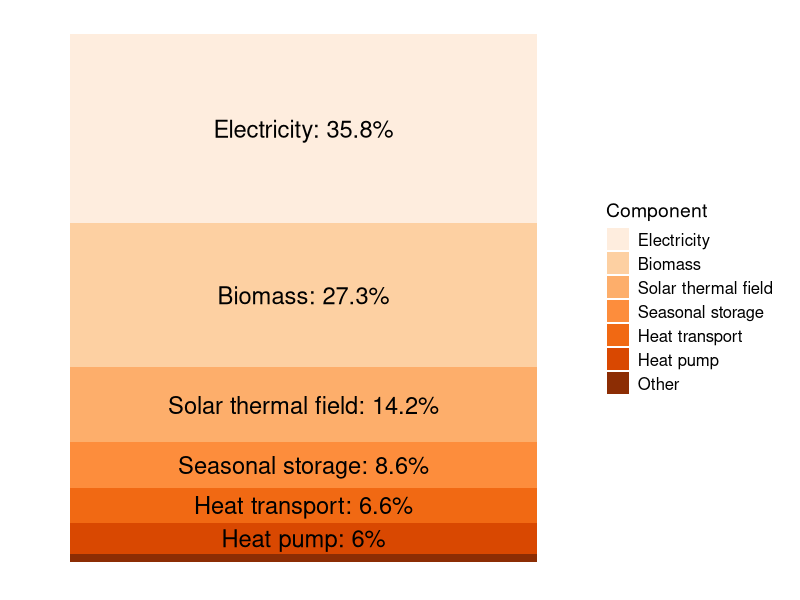
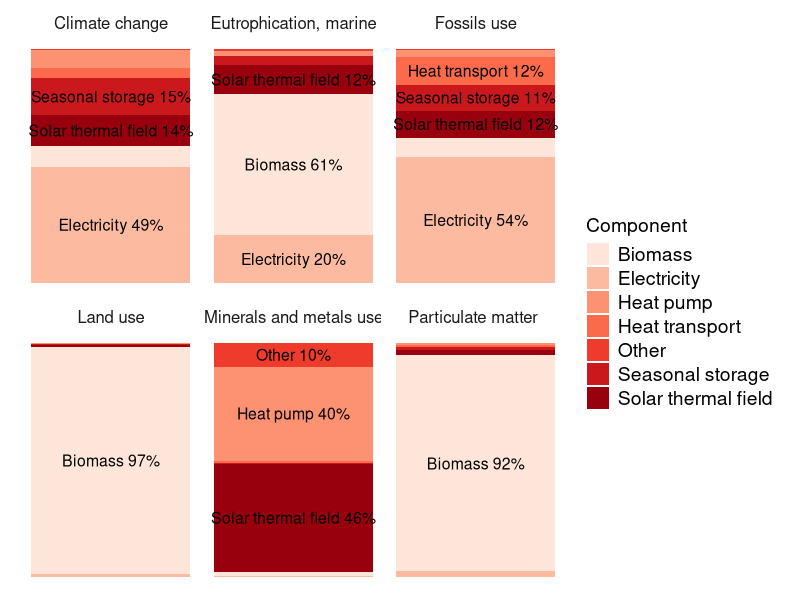
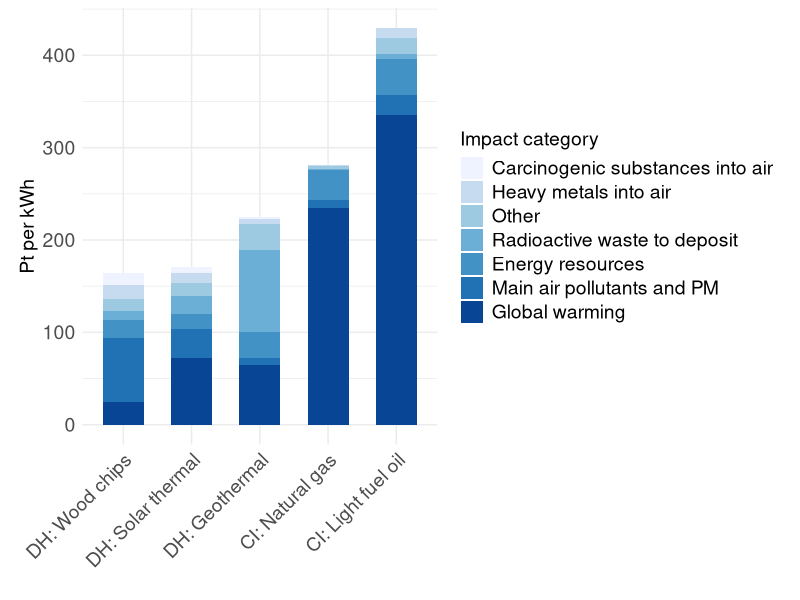
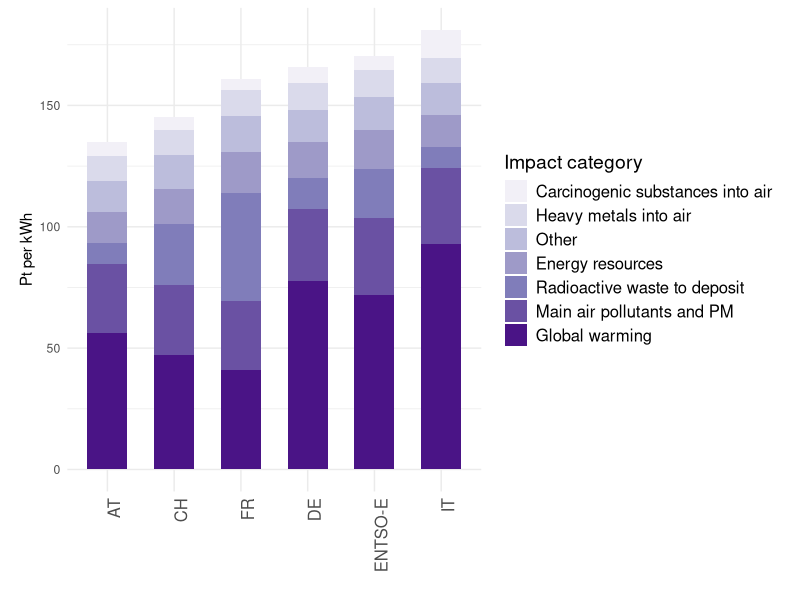
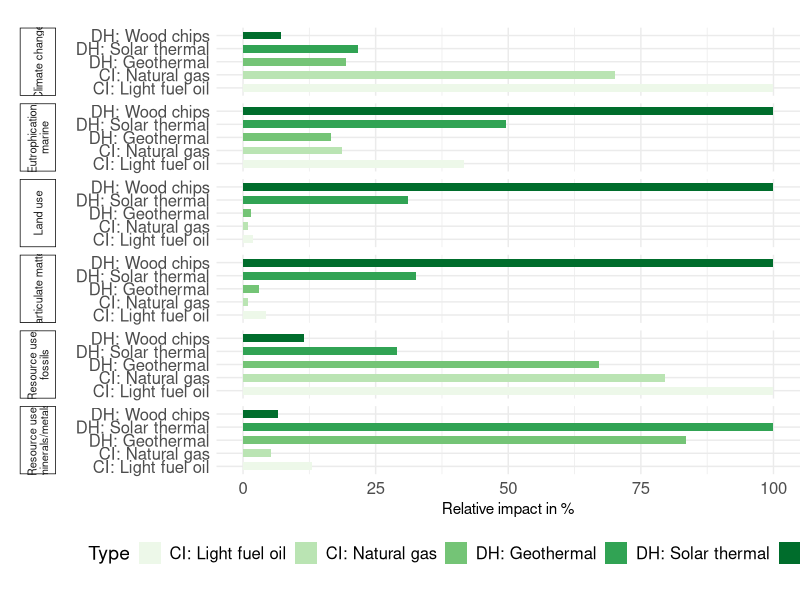
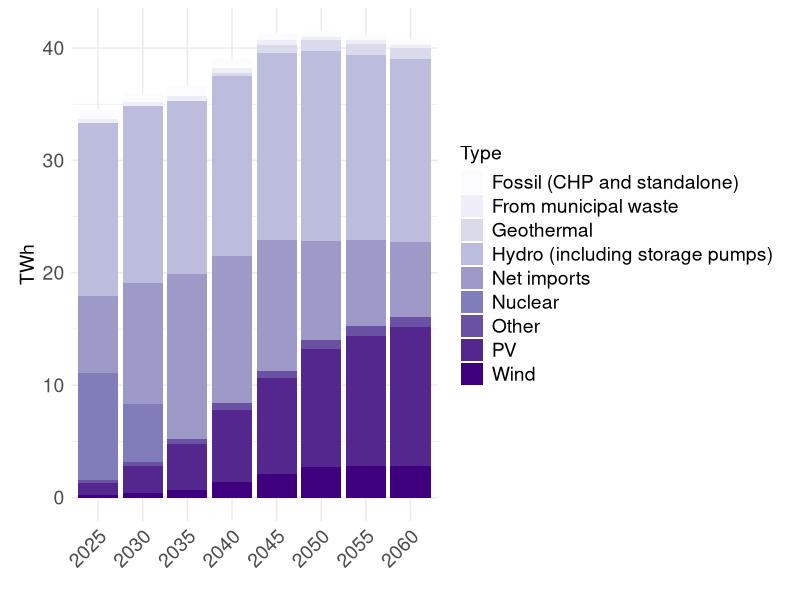
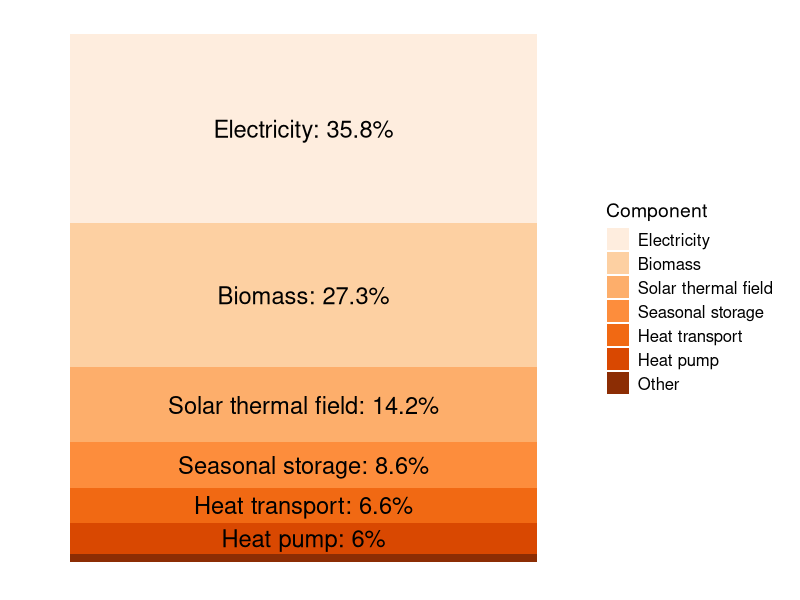
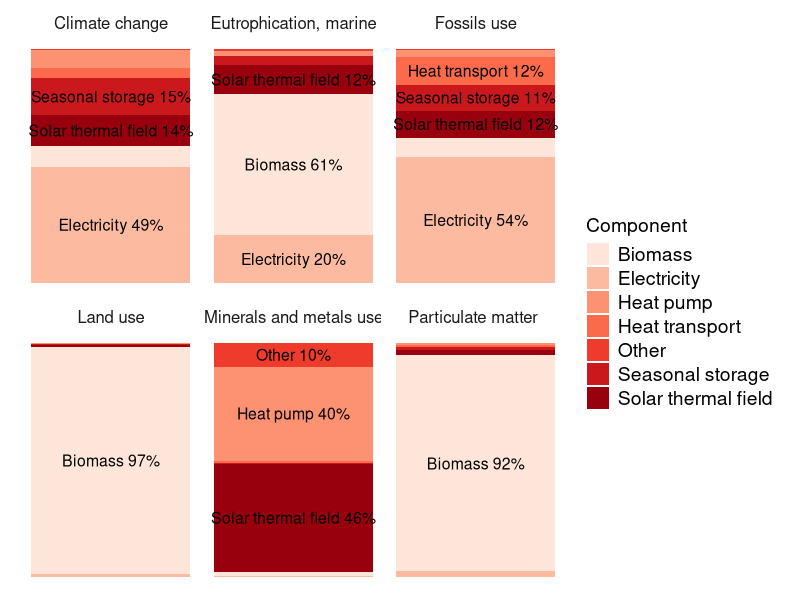

These figures' R source, in order:
## ---- chunk 1
library(readr)
library(tidyr)
library(ggplot2)
library(dplyr)
library(stringr)
library(RColorBrewer)
library(ggrepel)
## ---- chunk 2
data <- read_delim("data/PWRG 1 Elke Michlmayr_ Result data for charts - Fig 3 final.csv")

data$Component <- factor(data$Component, levels = data$Component[order(data$Value, decreasing = TRUE)])

data$percentage <- data$Value / sum(data$Value) * 100
data$label <- ifelse(data$percentage >= 5, 
                     paste0(data$Component, ": ", round(data$percentage, 1), "%"), 
                     data$label <- ifelse(data$percentage >= 5, 
                                          paste0(round(data$percentage, 1), "%"), 
                                          ""))

# Create the pie chart without the circle outline
ggplot(data, aes(x = "", y = Value, fill = Component)) +
  geom_bar(stat = "identity", width = 1) +
  #coord_polar(theta = "y") +  # Converts bar chart to pie chart
  theme_minimal() +
  theme(axis.text.x = element_blank(),  # Hide x-axis labels
        axis.title.x = element_blank(),  # Hide x-axis title
        axis.text.y = element_blank(),  # Hide y-axis labels
        axis.title.y = element_blank(),  # Hide y-axis title
        axis.ticks = element_blank(),    # Remove axis ticks
        panel.grid = element_blank(),    # Remove grid lines
        panel.border = element_blank(),
        legend.title = element_text(size = 14),  # Title of the legend
        legend.text = element_text(size = 12),    # Items in the legend
        plot.margin = unit(c(0.2, 0.5, 0.2, 0.5), "cm")  # top, right, bottom, left
        ) +
  geom_text(aes(label = label), 
            position = position_stack(vjust = 0.5),
            hjust = 0.5,
            size = 6
            ) +
  scale_fill_brewer(palette = "Oranges")
ggsave("img/pwrg_solar_network_bar.png")
## ---- chunk 3
ef_level1 <- read_delim("data/PWRG 1 Elke Michlmayr_ Result data for charts - Fig 4 final.csv")[1:7, ]
long_ef_level1 <- pivot_longer(ef_level1, cols = -c("Component"), names_to = "Damage category", values_to = "Value")

df_ef <- long_ef_level1 |>
  group_by(`Damage category`) |>
  mutate(
    fraction = Value / sum(Value),
    ymax = cumsum(fraction),
    ymin = lag(ymax, default = 0),
    label_pos = (ymax + ymin) / 2,
    label = ifelse(fraction >= 0.1, paste0(Component, " ", round(fraction * 100), "%"), "")
  )

ggplot(df_ef, aes(ymax = ymax, ymin = ymin, xmax = 4, xmin = 3, fill = Component)) +
  geom_rect() +
  geom_text(aes(x = 3.5, y = label_pos, label = label), size = 4) +
  #coord_polar(theta = "y") +
  facet_wrap(~`Damage category`) +
  theme_minimal() +
  theme(axis.text.x = element_blank(),  # Hide x-axis labels
        axis.title.x = element_blank(),  # Hide x-axis title
        axis.text.y = element_blank(),  # Hide y-axis labels
        axis.title.y = element_blank(),  # Hide y-axis title        
        axis.ticks = element_blank(),    # Remove axis ticks
        plot.margin = unit(c(0.2, 0.5, 0.2, 0.5), "cm"),  # top, right, bottom, left
        legend.title = element_text(size = 14),  # Title of the legend
        legend.text = element_text(size = 14),    # Items in the legend
        strip.text = element_text(size = 12),
        panel.grid = element_blank(),    # Remove grid lines
        panel.border = element_blank())  + # Remove border
  scale_fill_brewer(palette = "Reds")
ggsave("img/pwrg_solar_ef_network_bar_faceted.png")
## ---- chunk 4
es <- read_delim("data/PWRG 1 Elke Michlmayr_ Result data for charts - Fig 5 final.csv")[1:7, ]

long_es <- pivot_longer(es, cols = -c("Impact category"), names_to = "Type", values_to = "Value")

long_es <- long_es |>
  mutate(
    Type = ifelse(Type == "DH: Geothermal heat pump", "DH: Geothermal", Type),
  )

long_es_ordered <- long_es |>
  group_by(Type) |>
  summarise(total = sum(Value)) |>
  arrange(total) |>
  pull(Type)
long_es$Type <- factor(long_es$Type, levels = long_es_ordered)

ggplot(long_es, aes(x = Type, y = Value, fill = reorder(`Impact category`, Value))) +
  geom_bar(stat = "identity", width = 0.6) +  # Use 'identity' to plot actual values
  labs(x = "",
       y = "Pt per kWh",
       fill = "Impact category") +
  scale_fill_brewer(palette = "Blues") +
  theme_minimal() +
  theme(
        legend.title = element_text(size = 14),  # Title of the legend
        legend.text = element_text(size = 14),    # Items in the legend
        plot.margin = unit(c(0.2, 0.5, 0.2, 0.5), "cm"),  # top, right, bottom, left
        axis.text.x = element_text(angle = 45, hjust = 1, size = 14),
        axis.title.y = element_text(size = 14),
        axis.text.y = element_text(size = 14),
        )
ggsave("img/pwrg_solar_es_single_score.png")
## ---- chunk 5
es <- read_delim("data/PWRG results solar - electricity sensitivity - edit.csv")[1:7, ]

long_es <- pivot_longer(es, cols = -c("Impact category"), names_to = "Type", values_to = "Value")

long_es <- long_es |>
  mutate(
    Type = ifelse(Type == "DH: Geothermal heat pump", "DH: Geothermal", Type),
  )

long_es_ordered <- long_es |>
  group_by(Type) |>
  summarise(total = sum(Value)) |>
  arrange(total) |>
  pull(Type)
long_es$Type <- factor(long_es$Type, levels = long_es_ordered)

ggplot(long_es, aes(x = Type, y = Value, fill = reorder(`Impact category`, Value))) +
  geom_bar(stat = "identity", width = 0.6) +  # Use 'identity' to plot actual values
  labs(x = "",
       y = "Pt per kWh",
       fill = "Impact category") +
  scale_fill_brewer(palette = "Purples") +
  theme_minimal() +
  theme(
        legend.title = element_text(size = 14),  # Title of the legend
        legend.text = element_text(size = 12),    # Items in the legend
        plot.margin = unit(c(0.2, 0.5, 0.2, 0.5), "cm"),  # top, right, bottom, left
        axis.text.x = element_text(angle = 90, hjust = 1, size = 12)
        )
ggsave("img/pwrg_elec_sens.png")
## ---- chunk 6
ef <- read_delim("data/PWRG results solar - EF damage assessment.csv")[1:15, ]

long_ef <- pivot_longer(ef, cols = -c("Damage category", "Unit"), names_to = "Type", values_to = "Value")

long_ef_normalized <- long_ef |>
  filter(`Damage category` %in% c("Climate change", "Particulate matter", "Eutrophication, marine", "Land use", "Resource use, minerals/metals", "Resource use, fossils")) |>  
  group_by(`Damage category`) |>
  mutate(
    pct = Value / max(Value) * 100,
    Type = ifelse(Type == "DH: Geothermal heat pump", "DH: Geothermal", Type),
  )
long_ef_normalized$`Damage category` <- str_wrap(long_ef_normalized$`Damage category`, width = 20)
ggplot(long_ef_normalized, aes(x = Type, y = pct, fill = Type)) +
  geom_col(width = 0.6) +
  facet_grid(rows = vars(`Damage category`), switch = "y") +
  labs(
    x = "",
    y = "Relative impact in %",
  ) +
  theme_minimal() +
  theme(
    strip.placement = "outside",
    strip.text.y.left = element_text(angle = 90, size = 8, hjust = 0.5, vjust = 0.5), 
    strip.switch.pad.grid = unit(0.5, "cm"),
    plot.margin = margin(20, 0, 20, 0),
    strip.background = element_rect(color = "black", linewidth = 0.5),
    axis.text.x = element_text(size = 12),
    axis.text.y = element_text(size = 12),
    legend.position = "bottom",
    legend.title = element_text(size = 14),  # Title of the legend
    legend.text = element_text(size = 12),    # Items in the legend
  ) +
  scale_fill_brewer(palette = "Greens") +
  coord_flip()
ggsave("img/pwrg_solar_ef_midpoints_faceted.png")
## ---- chunk 7
ch <- read_delim("data/Energieperspektiven 2050+ - Sheet3.csv")[1:9, 1:9]

long_ch <- pivot_longer(ch, cols = -c("Type"), names_to = "Year", values_to = "Value")

ggplot(long_ch, aes(x = Year, y = Value, fill = Type)) +
  geom_col() +
  theme_minimal() +
  theme(
      legend.title = element_text(size = 14),  # Title of the legend
      legend.text = element_text(size = 14),    # Items in the legend
      plot.margin = unit(c(0.2, 0.5, 0.2, 0.5), "cm"),  # top, right, bottom, left
      axis.text.x = element_text(angle = 45, hjust = 1, size = 14),
      axis.title.y = element_text(size = 14),
      axis.text.y = element_text(size = 14),
      ) +
  labs(
    x = "",
    y = "TWh",
  ) +
  scale_fill_brewer(palette = "Purples")
ggsave("img/pwrg_solar_ch_winter.png")
